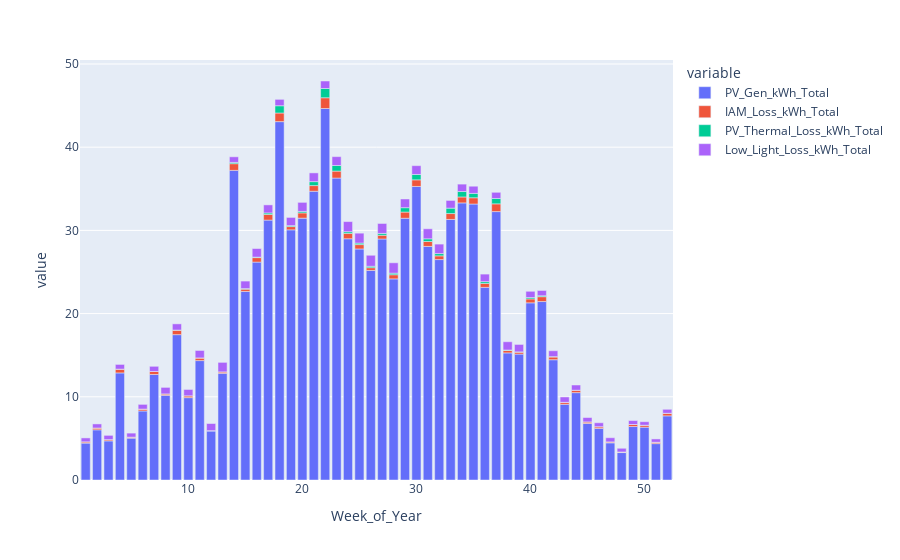

Notebook source saved alongside this figure:
### Code cell
px.bar(pv_model.summary_grouped.weekly[["PV_Gen_kWh_Total", "IAM_Loss_kWh_Total", "PV_Thermal_Loss_kWh_Total", "Low_Light_Loss_kWh_Total"]])

### Figure 1 — Plotly figure (JSON) as saved in the notebook; plotly's stock layout.template omitted (floating-point values rounded to 4 significant figures)
{"data": [{"alignmentgroup": "True", "hovertemplate": "variable=PV_Gen_kWh_Total<br>Week_of_Year=%{x}<br>value=%{y}<extra></extra>", "legendgroup": "PV_Gen_kWh_Total", "marker": {"color": "#636efa", "pattern": {"shape": ""}}, "name": "PV_Gen_kWh_Total", "offsetgroup": "PV_Gen_kWh_Total", "orientation": "v", "showlegend": true, "textposition": "auto", "type": "bar", "x": [1, 2, 3, 4, 5, 6, 7, 8, 9, 10, 11, 12, 13, 14, 15, 16, 17, 18, 19, 20, 21, 22, 23, 24, 25, 26, 27, 28, 29, 30, 31, 32, 33, 34, 35, 36, 37, 38, 39, 40, 41, 42, 43, 44, 45, 46, 47, 48, 49, 50, 51, 52], "xaxis": "x", "y": [4.436, 6.032, 4.701, 12.87, 5.03, 8.299, 12.68, 10.18, 17.47, 9.9, 14.35, 5.902, 12.82, 37.21, 22.66, 26.19, 31.23, 43.07, 30.07, 31.47, 34.71, 44.65, 36.29, 28.99, 27.77, 25.19, 28.97, 24.17, 31.46, 35.28, 28.07, 26.49, 31.32, 33.3, 33.17, 23.15, 32.26, 15.28, 15.13, 21.3, 21.45, 14.46, 9.1, 10.5, 6.795, 6.203, 4.466, 3.299, 6.428, 6.349, 4.372, 7.709], "yaxis": "y"}, {"alignmentgroup": "True", "hovertemplate": "variable=IAM_Loss_kWh_Total<br>Week_of_Year=%{x}<br>value=%{y}<extra></extra>", "legendgroup": "IAM_Loss_kWh_Total", "marker": {"color": "#EF553B", "pattern": {"shape": ""}}, "name": "IAM_Loss_kWh_Total", "offsetgroup": "IAM_Loss_kWh_Total", "orientation": "v", "showlegend": true, "textposition": "auto", "type": "bar", "x": [1, 2, 3, 4, 5, 6, 7, 8, 9, 10, 11, 12, 13, 14, 15, 16, 17, 18, 19, 20, 21, 22, 23, 24, 25, 26, 27, 28, 29, 30, 31, 32, 33, 34, 35, 36, 37, 38, 39, 40, 41, 42, 43, 44, 45, 46, 47, 48, 49, 50, 51, 52], "xaxis": "x", "y": [0.152, 0.217, 0.151, 0.455, 0.121, 0.224, 0.358, 0.166, 0.537, 0.218, 0.31, 0.027, 0.174, 0.803, 0.274, 0.542, 0.685, 1.038, 0.392, 0.63, 0.678, 1.292, 0.839, 0.649, 0.526, 0.324, 0.447, 0.498, 0.742, 0.794, 0.589, 0.447, 0.708, 0.714, 0.751, 0.467, 0.931, 0.295, 0.238, 0.471, 0.584, 0.326, 0.239, 0.293, 0.186, 0.201, 0.114, 0.07, 0.242, 0.237, 0.166, 0.314], "yaxis": "y"}, {"alignmentgroup": "True", "hovertemplate": "variable=PV_Thermal_Loss_kWh_Total<br>Week_of_Year=%{x}<br>value=%{y}<extra></extra>", "legendgroup": "PV_Thermal_Loss_kWh_Total", "marker": {"color": "#00cc96", "pattern": {"shape": ""}}, "name": "PV_Thermal_Loss_kWh_Total", "offsetgroup": "PV_Thermal_Loss_kWh_Total", "orientation": "v", "showlegend": true, "textposition": "auto", "type": "bar", "x": [1, 2, 3, 4, 5, 6, 7, 8, 9, 10, 11, 12, 13, 14, 15, 16, 17, 18, 19, 20, 21, 22, 23, 24, 25, 26, 27, 28, 29, 30, 31, 32, 33, 34, 35, 36, 37, 38, 39, 40, 41, 42, 43, 44, 45, 46, 47, 48, 49, 50, 51, 52], "xaxis": "x", "y": [0, 0, 0, 0, 0, 0, 0, 0, 0.015, 0, 0.011, 0, 0, 0.151, 0.064, 0.057, 0.176, 0.872, 0.117, 0.178, 0.476, 1.113, 0.675, 0.198, 0.182, 0.171, 0.222, 0.188, 0.525, 0.644, 0.322, 0.275, 0.65, 0.653, 0.524, 0.219, 0.642, 0.053, 0.031, 0.161, 0.111, 0.047, 0, 0, 0, 0, 0, 0, 0, 0, 0, 0], "yaxis": "y"}, {"alignmentgroup": "True", "hovertemplate": "variable=Low_Light_Loss_kWh_Total<br>Week_of_Year=%{x}<br>value=%{y}<extra></extra>", "legendgroup": "Low_Light_Loss_kWh_Total", "marker": {"color": "#ab63fa", "pattern": {"shape": ""}}, "name": "Low_Light_Loss_kWh_Total", "offsetgroup": "Low_Light_Loss_kWh_Total", "orientation": "v", "showlegend": true, "textposition": "auto", "type": "bar", "x": [1, 2, 3, 4, 5, 6, 7, 8, 9, 10, 11, 12, 13, 14, 15, 16, 17, 18, 19, 20, 21, 22, 23, 24, 25, 26, 27, 28, 29, 30, 31, 32, 33, 34, 35, 36, 37, 38, 39, 40, 41, 42, 43, 44, 45, 46, 47, 48, 49, 50, 51, 52], "xaxis": "x", "y": [0.471, 0.491, 0.514, 0.564, 0.485, 0.565, 0.622, 0.785, 0.745, 0.762, 0.894, 0.86, 1.145, 0.676, 0.905, 1.033, 0.969, 0.768, 0.983, 1.087, 1.05, 0.901, 1.062, 1.216, 1.191, 1.323, 1.194, 1.247, 1.047, 1.06, 1.206, 1.138, 0.926, 0.892, 0.863, 0.907, 0.744, 0.993, 0.893, 0.753, 0.634, 0.706, 0.644, 0.623, 0.527, 0.477, 0.501, 0.443, 0.473, 0.42, 0.398, 0.474], "yaxis": "y"}], "layout": {"barmode": "relative", "legend": {"title": {"text": "variable"}, "tracegroupgap": 0}, "margin": {"t": 60}, "xaxis": {"anchor": "y", "domain": [0, 1], "title": {"text": "Week_of_Year"}}, "yaxis": {"anchor": "x", "domain": [0, 1], "title": {"text": "value"}}}}
